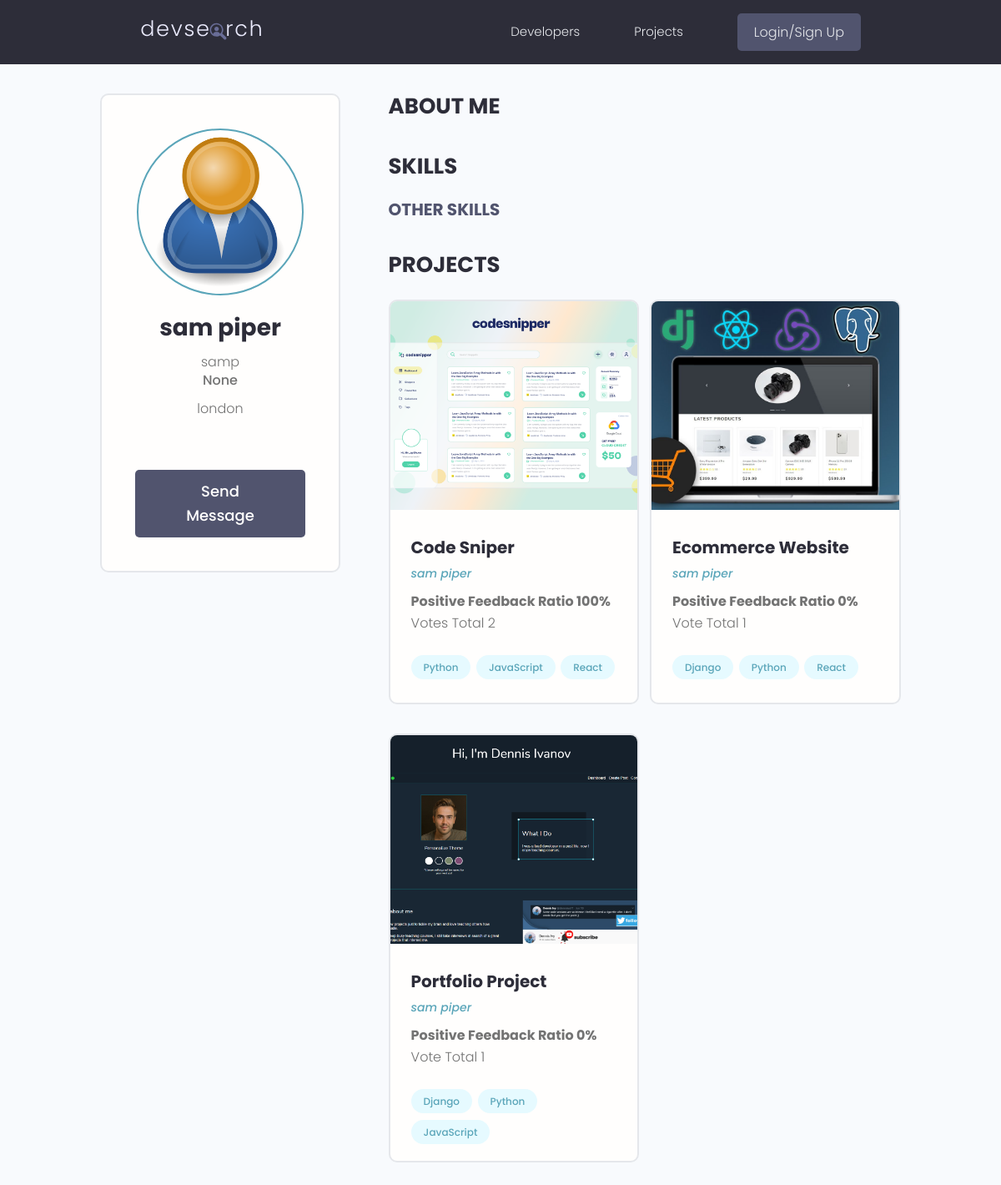
The app's page /profile/98cbfaa8-0f9f-4761-9d6d-6db9746caf0e/ with its own data.
### users/models.py (models this page shows, shortened)
class Profile(models.Model):
    user = models.OneToOneField(User, on_delete=models.CASCADE)
    name = models.CharField(max_length=100, blank=True, null=True)
    email = models.EmailField(max_length=100, blank=True, null=True)
    username = models.CharField(max_length=100, blank=True, null=True)
    short_bio = models.CharField(max_length=100, blank=True, null=True)
    bio = models.TextField(blank=True, null=True)
    profile_image = models.ImageField(upload_to='profile/', default='profile/user-default.png', blank=True, null=True)
    location = models.CharField(max_length=100, blank=True, null=True)
    social_github = models.URLField(max_length=100, blank=True, null=True)
    social_linkedin = models.URLField(max_length=100, blank=True, null=True)
    social_twitter = models.URLField(max_length=100, blank=True, null=True)
    social_website = models.URLField(max_length=100, blank=True, null=True)
    created = models.DateTimeField(auto_now_add=True)
    id = models.UUIDField(primary_key=True, default=uuid.uuid4, editable=False)

### yourturnapp/models.py (models this page shows, shortened)
class Project(models.Model):
    project_owner = models.ForeignKey(Profile, null=True, blank=True, on_delete=models.SET_NULL)
    title = models.CharField(max_length=100)
    description = models.TextField(null=True, blank=True)
    project_image = models.ImageField(null=True, blank=True, default='default.jpg')
    demo_link = models.CharField(max_length=2000, null=True, blank=True)
    source_link = models.CharField(max_length=2000, null=True, blank=True)
    tags = models.ManyToManyField('Tag', blank=True)
    vote_total = models.IntegerField(default=0, null=True, blank=True)
    vote_ratio = models.IntegerField(default=0, null=True, blank=True)
    created = models.DateTimeField(auto_now_add=True)
    id = models.UUIDField(default=uuid.uuid4, editable=False, primary_key=True, unique=True)
    class Meta:
        ordering = ['-vote_ratio', '-vote_total']

class Tag(models.Model):
    name = models.CharField(max_length=100)
    created = models.DateTimeField(auto_now_add=True)
    id = models.UUIDField(default=uuid.uuid4, editable=False, primary_key=True, unique=True)
    def __str__(self):
        return self.name

### users/views.py (the view)
# urls.py: path('profile/<str:pk>/', views.user_profile, name='user_profile'),
def user_profile(request, pk):
    profile = Profile.objects.get(id=pk)
    top_skills = profile.skill_set.exclude(description__exact="")
    other_skills = profile.skill_set.filter(description="")
    context = {'profile': profile, 'top_skills': top_skills, 'other_skills': other_skills}
    return render(request, 'users/user_profile.html', context)

### users/templates/users/user_profile.html (shortened to what this page needs)
{% extends 'main.html' %}
{% block content %}
    <main class="profile my-md">
        <div class="container">
            <div class="layout">
                <div class="column column--1of3">
                    <div class="card text-center">
                        <div class="card__body dev">
                            <img alt="" class="avatar avatar--xl" src="{{ profile.profile_image.url }}"/>
                            <h2 class="dev__name">{{ profile.name }}</h2>
                            <p class="dev__username">{{ profile.username }}</p>
                            <p class="dev__title">{{ profile.short_bio }}</p>
                            <p class="dev__location">{{ profile.location }}</p>
                        {% if request.user.profile.id != profile.id %}
                            <a href="{% url 'send-message' profile.id %}" class="btn btn--sub btn--lg">Send Message </a>
                        {% endif %}
                        </div>
                    </div>
                </div>
                <div class="column column--2of3">
                    <div class="devInfo">
                        <h3 class="devInfo__title">About Me</h3>
                    </div>
                    <div class="devInfo">
                        <h3 class="devInfo__title">Skills</h3>
                        <div class="devInfo__skills">
                            <h3 class="devInfo__subtitle">Other Skills</h3>
                        </div>
                    </div>
                    <div class="devInfo">
                        <h3 class="devInfo__title">Projects</h3>
                        <div class="grid grid--two">
                            {% for project in profile.project_set.all %}
                                <div class="column">
                                    <div class="card project">
                                        <a href="{% url 'project' project.id %}" class="project">
                                            <img class="project__thumbnail" src="{{ project.project_image.url }}"
                                                 alt="project thumbnail"/>
                                            <div class="card__body">
                                                <h3 class="project__title">{{ project.title }}</h3>
                                                <p><a class="project__author"
                                                      href="{% url 'user_profile' project.project_owner.id %}">
                                                    {{ project.project_owner.name }}</a>
                                                </p>
                                                <p class="project--rating">
                                                    <span style="font-weight: bold;"> Positive Feedback Ratio
                                                        {{ project.vote_ratio }}%</span>
                                                    Vote{{ project.vote_total|pluralize:"s" }}
                                                    Total {{ project.vote_total }}
                                                </p>
                                                <div class="project__tags">
                                                    {% for tag in project.tags.all %}
                                                        <span class="tag tag--pill tag--main">
                          <small>{{ tag }}</small>
                        </span>
                                                    {% endfor %}
                                                </div>
                                            </div>
                                        </a>
                                    </div>
                                </div>
                            {% endfor %}
                        </div>
                    </div>
                </div>
            </div>
        </div>
    </main>
{% endblock %}

### static/styles/app.css (style rules this page uses)
:root { --color-sub: #2d2d39; }
.btn--sub { background-color: var(--color-sub-light); }
.card { border: 2px solid var(--color-light); }
img { width: 100%; }
.profile .card > .dev { padding: 4rem; }
.dev__name { color: var(--color-sub); font-size: 2.8rem; font-weight: 700; margin-top: 1rem; margin-bottom: 0.5rem; }
.dev__title { font-size: 1.6rem; font-weight: 500; line-height: 1.3; }
.dev__location { margin-top: 1rem; }
.devInfo { margin-bottom: 3rem; }
.devInfo__title, .devInfo__subtitle { font-size: 2.6rem; color: var(--color-sub); text-transform: uppercase; font-weight: 700; margin-bottom: 1.5rem; }
.devInfo__subtitle { font-size: 2rem; color: var(--color-sub-light); }
.project__author { font-size: 1.4rem; font-style: italic; }
.project--rating { margin-bottom: 1.6em; margin-top: .5em; }
.project__thumbnail { height: 25rem; object-fit: cover; object-position: top center; }
.project__title { font-size: 2rem; font-weight: 700; color: var(--color-sub); }

### static/uikit/styles/modules/_variables.css (style rules this page uses)
:root { --color-main: #5aa5b9; --color-main-light: #e6faff; --color-sub: #3f4156; --color-sub-light: #51546e; --color-sub-lighter: #ededfd; --color-text: #737373; --color-gray: #8b8b8b; --color-light: #e5e7eb; --color-light-gray: #767676; --color-bg: #f8fafd; --color-white: #fffefd; --color-white-light: #f3f3f3; --color-success: #359e64; --color-success-bg: #def8e8; --color-error: #fc4b0b; --color-error-bg: #fff2ee; --font-base: 'Poppins', arial, helvetica, 'Segoe UI', roboto, ubuntu, sans-serif; --font-monospace: 'Fira Code', 'Courier New', courier, monospace; --font-regular: 300; --font-medium: 500; --font-bold: 700; --generic-shadow: 1px 1px 5px #00000010; --generic-transition: all 0.3s ease-in-out; }

### static/uikit/styles/modules/_base.css (style rules this page uses)
* { margin: 0; padding: 0; box-sizing: border-box; text-rendering: optimizeLegibility; color: inherit; font-size: inherit; }
html { font-size: 50%; }
@media only screen and (min-width: 480px) { html { font-size: 56.25%; } }
@media only screen and (min-width: 1200px) { html { font-size: 62.5%; } }
body { line-height: 1.6; font-weight: 400; font-size: 1.5rem; color: var(--color-text); background-color: var(--color-bg); min-height: 100vh; }

### static/uikit/styles/modules/_typography.css (style rules this page uses)
* { font-family: var(--font-base); }
h2 { font-size: 3.6rem; font-weight: var(--font-bold); }
h3 { font-size: 3.2rem; font-weight: var(--font-medium); }
p, span, strong { font-size: 1.6rem; color: var(--color-text); font-weight: var(--font-regular); }
a { padding-bottom: 2px; text-decoration: none; display: inline-block; color: var(--color-main); font-weight: var(--font-medium); }

### static/uikit/styles/modules/_utilities.css (style rules this page uses)
.container { width: 92%; max-width: 165rem; margin: 0 auto; box-sizing: border-box; }
@media screen and (min-width: 1000px) { .container { width: 90%; } }
@media screen and (min-width: 1200px) { .container { width: 80%; } }
.text-center { text-align: center; }
.my-md { margin: 3rem auto; }

### static/uikit/styles/modules/_avatar.css (style rules this page uses)
.avatar { border-radius: 50%; border: 2px solid var(--color-main); object-fit: cover; }
.avatar--xl { height: 20rem; width: 20rem; }

### static/uikit/styles/modules/_button.css (style rules this page uses)
.btn { display: inline-block; position: relative; cursor: pointer; background-color: var(--color-light); font-weight: var(--font-medium); color: var(--color-sub); text-decoration: none; padding: 1rem 2rem; border-radius: 0.5rem; border: none; width: -webkit-fit-content; width: -moz-fit-content; width: fit-content; height: -webkit-fit-content; height: -moz-fit-content; height: fit-content; font-size: 1.6rem; outline-width: 0; outline-color: transparent; -webkit-backface-visibility: hidden; backface-visibility: hidden; transition: all 0.3s ease-in-out; }
.btn--sub { background-color: var(--color-sub); color: var(--color-white); }
.btn--lg { font-size: 1.8rem; padding: 1.2rem 4.5rem; }

### static/uikit/styles/modules/_card.css (style rules this page uses)
.card { border-radius: 1rem; background-color: var(--color-white); border: 1.5px solid var(--color-light); width: auto; height: auto; margin-top: 0.5rem; margin-bottom: 0.5rem; overflow: hidden; }
.card__body, .card__header { padding: 2rem 2.5rem; }

### static/uikit/styles/modules/_tag.css (style rules this page uses)
.tag { display: inline-flex; align-items: center; background-color: var(--color-sub); height: -webkit-fit-content; height: -moz-fit-content; height: fit-content; width: -webkit-fit-content; width: -moz-fit-content; width: fit-content; border-radius: 0.5rem; padding: 0.5rem 1.5rem; font-size: 1.2rem; cursor: pointer; }
.tag:not(:last-child) { margin-right: 0.25rem; margin-bottom: 0.75rem; }
.tag > small { color: var(--color-white); }
.tag--pill { border-radius: 5rem; }
.tag--main, .tag--main > small { background: var(--color-main-light); color: var(--color-main); font-weight: 500; }

### records on screen
Profile: profile_image (placeholder picture), name "sam piper", username "samp", short_bio "None", location "london"
Project: project_image (picture), title "Code Sniper", project_owner.name "sam piper", vote_ratio "100", vote_total "2"
Tag: name "Python"
Tag: name "JavaScript"
Tag: name "React"
Project: project_image (picture), title "Ecommerce Website", project_owner.name "sam piper", vote_ratio "0", vote_total "1"
Tag: name "Django"
Project: project_image (picture), title "Portfolio Project", project_owner.name "sam piper", vote_ratio "0", vote_total "1"
